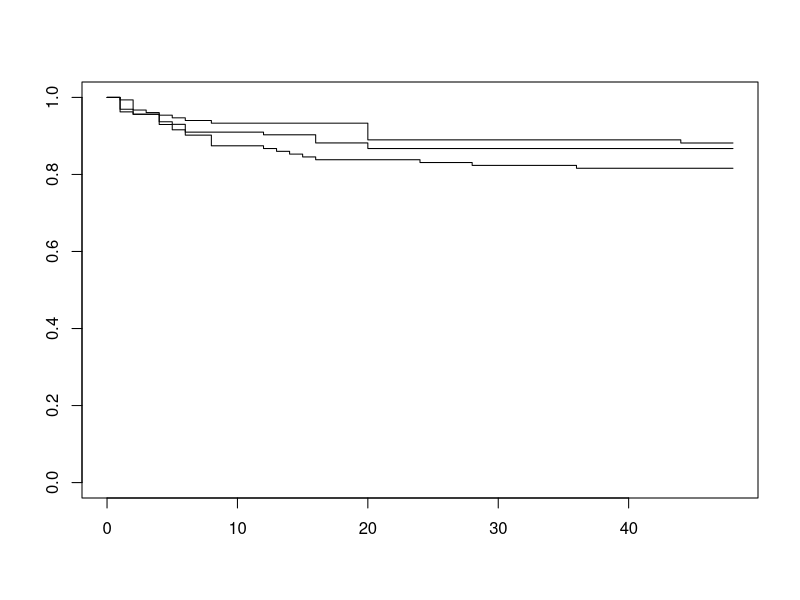

R code for this plot: (Note: this script raises an error after producing the figure.)
####Info####
# BIOS 621 Assignment 3
# Ruoyan Han 23831597

####import libraries####
library(survival)
library(survminer)

####data process####
#import data
setwd(dirname(rstudioapi::getActiveDocumentContext()$path))
tb <- readxl::read_excel("journal.pone.0122587.s002.XLSX")
colnames(tb) <- make.names(colnames(tb))

#clean data
tb$time <- tb$Exp.wk.48
tb$cens <- tb$Exp.48 == "Yes"
tb$rand_p <- factor(tb$Random, levels=1:3, labels=c("week1", "week4", "week8"))
tb$rand <- relevel(tb$rand_p, ref="week8")
tb$cd4c <- factor(ifelse(tb$CD4.0 < 50, 0, 1))
levels(tb$cd4c) <- c("<50", ">=50")
tb$cd4c <- relevel(tb$cd4c, ref = ">=50")
tb$aluc <- factor(ifelse(tb$Albumin < 3, 0, 1))
levels(tb$aluc) <- c("<3", ">=3")
tb$aluc <- relevel(tb$aluc, ref = ">=3")

#remove not start cART
use_data <- tb[tb$HAART != "Not",]
use_data <- tb
use_data <- data.frame(
  use_data$PID,
  use_data$time,
  use_data$cd4c,
  use_data$aluc,
  use_data$rand,
  use_data$cens,
  use_data$BMI,
  use_data$rand_p
)
names(use_data) <- c("id", "time", "cd4c", "aluc", "random", "censor", "bmi", "treatment")

use_data$week1yn <- factor(ifelse(use_data$random == "week1", 1, 0))
use_data$week4yn <- factor(ifelse(use_data$random == "week4", 1, 0))
levels(use_data$week1yn) <- c("Yes", "No")
levels(use_data$week4yn) <- c("Yes", "No")
use_data$week1yn <- relevel(use_data$week1yn, ref = "No")
use_data$week4yn <- relevel(use_data$week4yn, ref = "No")

# show discrepance with data in paper 
c(summary(use_data$random)[2], summary(use_data$random)[3], summary(use_data$random)[1])

####Kaplan Meier and log rank####
fit_km <- survfit(Surv(time, censor) ~ treatment, data = use_data)
summary(fit_km)
a <- survdiff(Surv(time, censor) ~ treatment, data = use_data)

a$n
a$obs
a$exp
((a$obs - a$exp)^2)/a$exp
((a$obs - a$exp)^2)/c(a$var[1,1], a$var[2,2], a$var[3,3])

a$chisq
pchisq(a$chisq, df=2, lower.tail=FALSE)
outout_chi <- data.frame(
  c("week 1", "week4", "week8"),
  a$n,
  a$obs,
  a$exp,
  ((a$obs - a$exp)^2)/a$exp,
  ((a$obs - a$exp)^2)/c(a$var[1,1], a$var[2,2], a$var[3,3]),
  c(a$chisq, pchisq(a$chisq, df=2, lower.tail=FALSE), 0)
)
write.csv(outout_chi, "chi_out.csv", row.names = F)

plot(fit_km)
ggsurvplot(fit_km, xlab = "time", ylab = "Cumulative Survival Probability", risk.table = T)

####univariate analysis####
fit_t <- coxph(Surv(time, censor) ~ random, data = use_data)
fit_c <- coxph(Surv(time, censor) ~ cd4c, data = use_data)
fit_a <- coxph(Surv(time, censor) ~ aluc, data = use_data)
fit_b <- coxph(Surv(time, censor) ~ bmi, data = use_data)

summary(fit_t)
summary(fit_c)
summary(fit_a)
summary(fit_b)

temp <- summary(fit_t)
temp$coefficients
temp$conf.int


####multivariable analysis####
fit_all <- coxph(Surv(time, censor) ~ random + cd4c + aluc + bmi, data = use_data)
fit_all_p <- coxph(Surv(time, censor) ~ week1yn + week4yn + cd4c + aluc + bmi, data = use_data)
####diagnose####
par(mfcol = c(2,3))
cox.zph(fit_all)
par(mfcol = c(2,3))
plot(cox.zph(fit_all_p))
par(mfcol = c(2,3))
plot(cox.zph(fit_all_p)[1], main = "week1 vs week8(ref)")
plot(cox.zph(fit_all_p)[2], main = "week4 vs week8(ref)")
plot(cox.zph(fit_all_p)[3], main = "CD4 <50 vs >=50(ref)")
plot(cox.zph(fit_all_p)[4], main = "Albumin <3 vs >=3(ref)")
plot(cox.zph(fit_all_p)[5], main = "BMI")
summary(use_data$random)

####residuals####
par(mar = c(5, 5, 1, 1))
plot(use_data$time, resid(fit_all, type = "martingale"), xlab = "Time", ylab = "Martingale Residuals", las = 1)
abline(h = 0, lty = 2)
lines(lowess(use_data$time, resid(fit_all)), col = "red")

plot(use_data$time, resid(fit_all, type = "deviance"), xlab = "Time", ylab = "Deviance Residuals", las = 1)
abline(h = 0, lty = 2)
lines(lowess(use_data$time, resid(fit_all)), col = "red")

sresids <- residuals(fit_all, type = "scaledsch")
colnames(sresids) <- names(fit_all$coefficients)
time <- as.numeric(rownames(sresids))
par(mar = c(5, 5, 1, 1))
plot(time, sresids[, 1], xlab = "Time", ylab = "Scaled Schoenfeld Residual")
lines(smooth.spline(time, sresids[, 1]), col = "red", lwd = 2)

plot(time, sresids[, 2], xlab = "Time", ylab = "Scaled Schoenfeld Residual")
lines(smooth.spline(time, sresids[, 2]), col = "red", lwd = 2)

plot(time, sresids[, 3], xlab = "Time", ylab = "Scaled Schoenfeld Residual")
lines(smooth.spline(time, sresids[, 3]), col = "red", lwd = 2)

plot(time, sresids[, 4], xlab = "Time", ylab = "Scaled Schoenfeld Residual")
lines(smooth.spline(time, sresids[, 4]), col = "red", lwd = 2)

plot(time, sresids[, 5], xlab = "Time", ylab = "Scaled Schoenfeld Residual")
lines(smooth.spline(time, sresids[, 5]), col = "red", lwd = 2)

summary(fit_all_p)

summary(fit_all)
